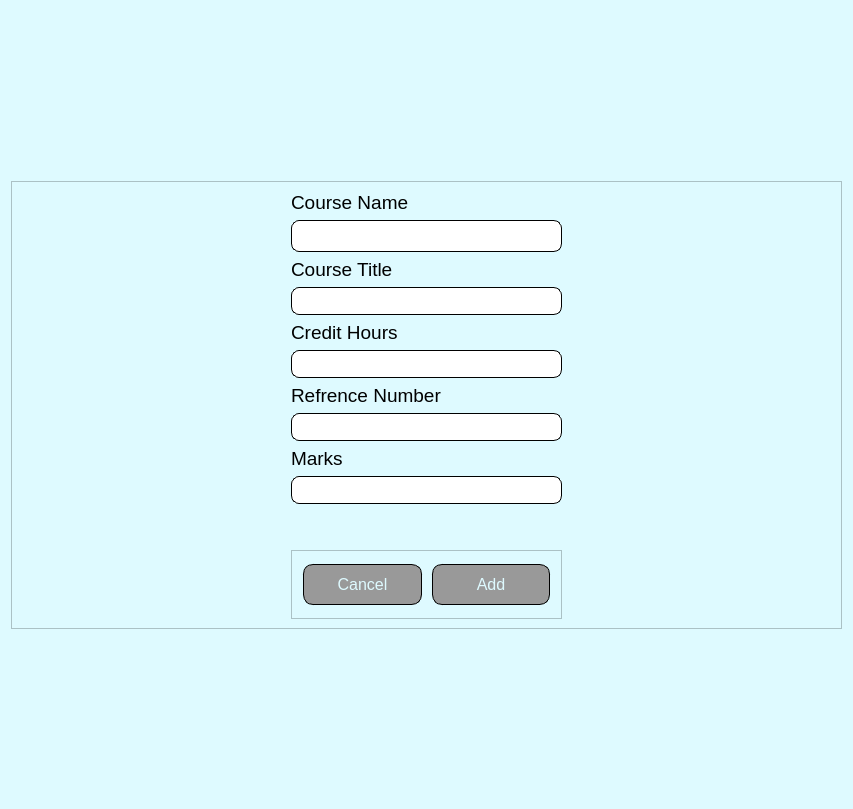
<?xml version="1.0" encoding="UTF-8"?>
<ui version="4.0">
 <class>Form</class>
 <widget class="QWidget" name="Form">
  <property name="geometry">
   <rect>
    <x>0</x>
    <y>0</y>
    <width>853</width>
    <height>809</height>
   </rect>
  </property>
  <property name="maximumSize">
   <size>
    <width>16777215</width>
    <height>16777215</height>
   </size>
  </property>
  <property name="windowTitle">
   <string>Form</string>
  </property>
  <property name="styleSheet">
   <string notr="true">background-color:rgb(222, 250, 255)</string>
  </property>
  <layout class="QGridLayout" name="gridLayout">
   <item row="2" column="2">
    <widget class="QFrame" name="frame">
     <property name="sizePolicy">
      <sizepolicy hsizetype="Expanding" vsizetype="Expanding">
       <horstretch>0</horstretch>
       <verstretch>0</verstretch>
      </sizepolicy>
     </property>
     <property name="frameShape">
      <enum>QFrame::StyledPanel</enum>
     </property>
     <property name="frameShadow">
      <enum>QFrame::Raised</enum>
     </property>
     <layout class="QGridLayout" name="gridLayout_3">
      <item row="1" column="4">
       <spacer name="horizontalSpacer_2">
        <property name="orientation">
         <enum>Qt::Horizontal</enum>
        </property>
        <property name="sizeType">
         <enum>QSizePolicy::Expanding</enum>
        </property>
        <property name="sizeHint" stdset="0">
         <size>
          <width>40</width>
          <height>20</height>
         </size>
        </property>
       </spacer>
      </item>
      <item row="1" column="3">
       <layout class="QVBoxLayout" name="verticalLayout_6">
        <item>
         <layout class="QVBoxLayout" name="verticalLayout_2">
          <item>
           <widget class="QLabel" name="label">
            <property name="maximumSize">
             <size>
              <width>16777215</width>
              <height>50</height>
             </size>
            </property>
            <property name="font">
             <font>
              <family>MS Shell Dlg 2</family>
              <pointsize>14</pointsize>
             </font>
            </property>
            <property name="text">
             <string>Course Name</string>
            </property>
           </widget>
          </item>
          <item>
           <widget class="QLineEdit" name="lineEdit_P4_CName">
            <property name="maximumSize">
             <size>
              <width>16777215</width>
              <height>50</height>
             </size>
            </property>
            <property name="font">
             <font>
              <family>Neo Sans W23</family>
              <pointsize>-1</pointsize>
              <weight>50</weight>
              <bold>false</bold>
             </font>
            </property>
            <property name="styleSheet">
             <string notr="true">border-radius: 8px;
border: 0.5px solid black;
background-color: rgb(255, 255, 255);
color: rgb(98, 98, 98);
font-size: 20px;</string>
            </property>
           </widget>
          </item>
         </layout>
        </item>
        <item>
         <layout class="QVBoxLayout" name="verticalLayout">
          <item>
           <widget class="QLabel" name="label_2">
            <property name="maximumSize">
             <size>
              <width>16777215</width>
              <height>50</height>
             </size>
            </property>
            <property name="font">
             <font>
              <family>MS Shell Dlg 2</family>
              <pointsize>14</pointsize>
             </font>
            </property>
            <property name="text">
             <string>Course Title</string>
            </property>
           </widget>
          </item>
          <item>
           <widget class="QLineEdit" name="lineEdit_P4_CTitle">
            <property name="maximumSize">
             <size>
              <width>16777215</width>
              <height>50</height>
             </size>
            </property>
            <property name="styleSheet">
             <string notr="true">border-radius: 8px;
border: 0.5px solid black;
background-color: rgb(255, 255, 255);
color: rgb(98, 98, 98);
font-size: 20px;</string>
            </property>
           </widget>
          </item>
         </layout>
        </item>
        <item>
         <layout class="QVBoxLayout" name="verticalLayout_3">
          <item>
           <widget class="QLabel" name="label_3">
            <property name="font">
             <font>
              <family>MS Shell Dlg 2</family>
              <pointsize>14</pointsize>
             </font>
            </property>
            <property name="text">
             <string>Credit Hours</string>
            </property>
           </widget>
          </item>
          <item>
           <widget class="QLineEdit" name="lineEdit_P4_CCredit">
            <property name="maximumSize">
             <size>
              <width>16777215</width>
              <height>50</height>
             </size>
            </property>
            <property name="styleSheet">
             <string notr="true">border-radius: 8px;
border: 0.5px solid black;
background-color: rgb(255, 255, 255);
color: rgb(98, 98, 98);
font-size: 20px;</string>
            </property>
           </widget>
          </item>
         </layout>
        </item>
        <item>
         <layout class="QVBoxLayout" name="verticalLayout_4">
          <item>
           <widget class="QLabel" name="label_4">
            <property name="font">
             <font>
              <family>MS Shell Dlg 2</family>
              <pointsize>14</pointsize>
             </font>
            </property>
            <property name="text">
             <string>Refrence Number</string>
            </property>
           </widget>
          </item>
          <item>
           <widget class="QLineEdit" name="lineEdit_P4_CRef">
            <property name="maximumSize">
             <size>
              <width>16777215</width>
              <height>50</height>
             </size>
            </property>
            <property name="styleSheet">
             <string notr="true">border-radius: 8px;
border: 0.5px solid black;
background-color: rgb(255, 255, 255);
color: rgb(98, 98, 98);
font-size: 20px;</string>
            </property>
           </widget>
          </item>
         </layout>
        </item>
        <item>
         <layout class="QVBoxLayout" name="verticalLayout_5">
          <item>
           <widget class="QLabel" name="label_5">
            <property name="font">
             <font>
              <family>MS Shell Dlg 2</family>
              <pointsize>14</pointsize>
             </font>
            </property>
            <property name="text">
             <string>Marks</string>
            </property>
           </widget>
          </item>
          <item>
           <widget class="QLineEdit" name="lineEdit_P4_CMarks">
            <property name="maximumSize">
             <size>
              <width>16777215</width>
              <height>50</height>
             </size>
            </property>
            <property name="styleSheet">
             <string notr="true">border-radius: 8px;
border: 0.5px solid black;
background-color: rgb(255, 255, 255);
color: rgb(98, 98, 98);
font-size: 20px;</string>
            </property>
           </widget>
          </item>
         </layout>
        </item>
       </layout>
      </item>
      <item row="1" column="0">
       <spacer name="horizontalSpacer">
        <property name="orientation">
         <enum>Qt::Horizontal</enum>
        </property>
        <property name="sizeType">
         <enum>QSizePolicy::Expanding</enum>
        </property>
        <property name="sizeHint" stdset="0">
         <size>
          <width>40</width>
          <height>20</height>
         </size>
        </property>
       </spacer>
      </item>
      <item row="3" column="3">
       <widget class="QFrame" name="frame_2">
        <property name="maximumSize">
         <size>
          <width>16777215</width>
          <height>100</height>
         </size>
        </property>
        <property name="frameShape">
         <enum>QFrame::StyledPanel</enum>
        </property>
        <property name="frameShadow">
         <enum>QFrame::Raised</enum>
        </property>
        <layout class="QGridLayout" name="gridLayout_2">
         <item row="0" column="1">
          <widget class="QPushButton" name="pushButton_P4_Cancel">
           <property name="styleSheet">
            <string notr="true">QPushButton {
    background-color:rgb(153, 153, 153);
    color:rgb(222, 250, 255);
    border: 1px solid;
    padding: 10px 20px;
    text-align: center;
    text-decoration: none;
    display: inline-block;
    font-size: 16px;
    margin: 4px 2px;
    cursor: pointer;
    border-radius: 10px;
}

QPushButton:hover {
    background-color:rgb(153, 153, 153);
    color:rgb(255, 255, 255);

}

QPushButton:pressed  {
    background-color:rgb(255, 255, 255);
    color:rgb(0, 0, 0);}</string>
           </property>
           <property name="text">
            <string>Cancel</string>
           </property>
          </widget>
         </item>
         <item row="0" column="2">
          <widget class="QPushButton" name="pushButton_P4_Add">
           <property name="maximumSize">
            <size>
             <width>16777215</width>
             <height>16777215</height>
            </size>
           </property>
           <property name="styleSheet">
            <string notr="true">QPushButton {
    background-color:rgb(153, 153, 153);
    color:rgb(222, 250, 255);
    border: 1px solid;
    padding: 10px 20px;
    text-align: center;
    text-decoration: none;
    display: inline-block;
    font-size: 16px;
    margin: 4px 2px;
    cursor: pointer;
    border-radius: 10px;
}

QPushButton:hover {
    background-color:rgb(153, 153, 153);
    color:rgb(255, 255, 255);

}

QPushButton:pressed  {
    background-color:rgb(255, 255, 255);
    color:rgb(0, 0, 0);}</string>
           </property>
           <property name="text">
            <string>Add</string>
           </property>
          </widget>
         </item>
        </layout>
       </widget>
      </item>
      <item row="2" column="3">
       <spacer name="verticalSpacer_3">
        <property name="orientation">
         <enum>Qt::Vertical</enum>
        </property>
        <property name="sizeHint" stdset="0">
         <size>
          <width>20</width>
          <height>40</height>
         </size>
        </property>
       </spacer>
      </item>
     </layout>
    </widget>
   </item>
   <item row="3" column="2">
    <spacer name="verticalSpacer_2">
     <property name="orientation">
      <enum>Qt::Vertical</enum>
     </property>
     <property name="sizeType">
      <enum>QSizePolicy::Expanding</enum>
     </property>
     <property name="sizeHint" stdset="0">
      <size>
       <width>20</width>
       <height>40</height>
      </size>
     </property>
    </spacer>
   </item>
   <item row="0" column="2">
    <spacer name="verticalSpacer">
     <property name="orientation">
      <enum>Qt::Vertical</enum>
     </property>
     <property name="sizeType">
      <enum>QSizePolicy::Expanding</enum>
     </property>
     <property name="sizeHint" stdset="0">
      <size>
       <width>20</width>
       <height>40</height>
      </size>
     </property>
    </spacer>
   </item>
  </layout>
 </widget>
 <resources/>
 <connections/>
</ui>
